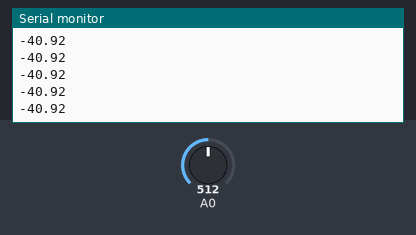
This sketch was run on a simulated Arduino Uno, built with avr-gcc and run on an emulated ATmega328P. Shown: the last lines printed to the serial monitor. The test bench sets the inputs (shaded band); at power-on: A0 = 512.

Above: at 1.2 s.
1.3 s: A0 set to 716
At 1.5 s:
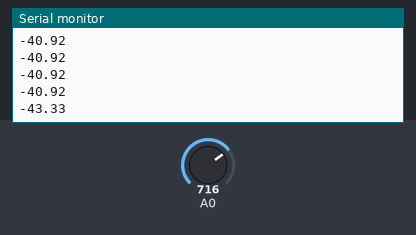
2.8 s: A0 set to 900
At 2.88 s:
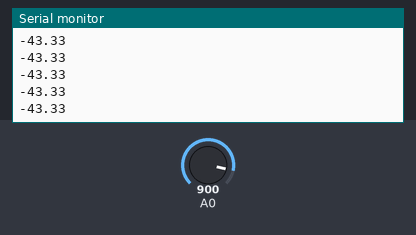
Timing chart, 0 to 5.8 s (numbered marks = the images above; inputs shaded):
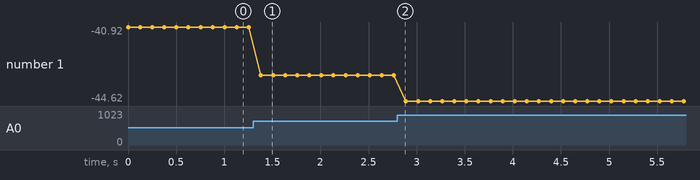

Measured:
- after the input at 1.3 s, the serial monitor: prints a new line after 0.08 s (image 1)
- plotted number 1: -40.92 → -43.33 after the input at 1.3 s, -43.33 → -44.62 after the input at 2.8 s

The sketch:

skincond.ino
```cpp
#include <util/delay.h>

//setup defines
//make things as parametric as possible
#define TOPR 20000.0
#define BOTTOMR 20000.0
#define ADCMAX 1023
#define TOPV 0.5
#define ADCREF 5.0
#define SAMPDELAY 125


void setup()
{
  ADCSRA &= ~(0x03); //fast ADC - div8
  //0x07 for fastest div2

  digitalWrite(A0, 0);
  pinMode(A0, 0);

  Serial.begin(115200);

}


void loop()
{
  int raw = analogRead(A0);
  float wheatV = ADCREF * raw/ADCMAX;
  float tmp = wheatV/TOPV + BOTTOMR/(TOPR+BOTTOMR);
  float res = tmp*TOPR/(1-tmp);
  float cond = 1/res;
  cond *= 1000000.0; //micromhos
  //I'm sure this can be simplified, but this should follow wheatstone equations
  //I'm assuming the above takes around 200uS which is small compared to sample rate


  Serial.println(cond);
  _delay_ms(SAMPDELAY);


}
```
